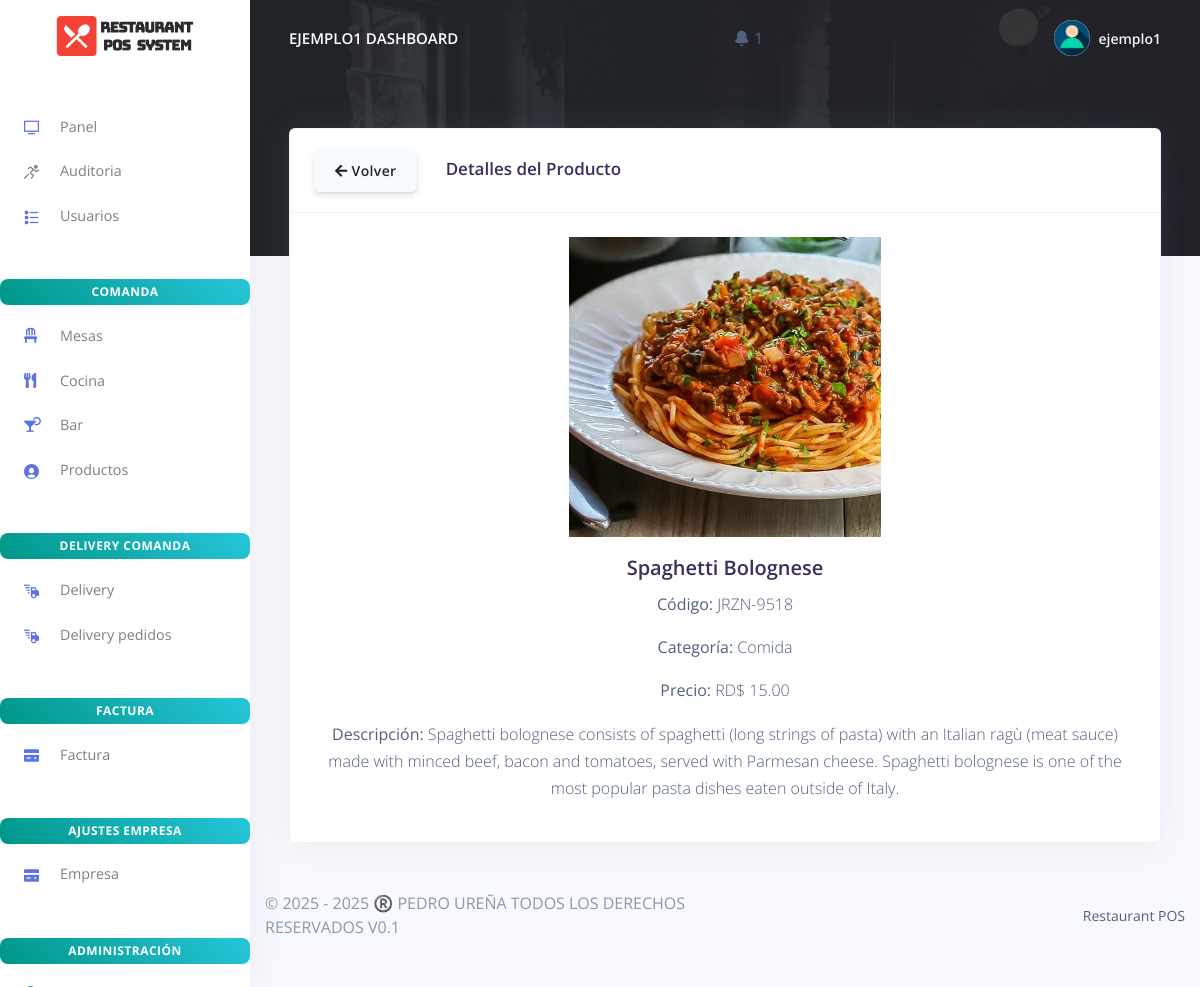
Screenshot of /products/product_detail.php?id=d99f541ed9 (signed in) with the database file from the repository.
### tables this page shows
CREATE TABLE `rpos_admin` (
  `admin_id` varchar(200) NOT NULL,
  `admin_name` varchar(200) NOT NULL,
  `admin_email` varchar(200) NOT NULL,
  `admin_password` varchar(200) NOT NULL,
  `activation_key` varchar(200) DEFAULT NULL,
  `estado` enum('Activo','Inactivo') DEFAULT 'Inactivo',
  `activation_expiry` datetime DEFAULT NULL
);

CREATE TABLE `rpos_products` (
  `prod_id` varchar(200) NOT NULL,
  `prod_code` varchar(200) NOT NULL,
  `prod_name` varchar(200) NOT NULL,
  `prod_img` varchar(200) NOT NULL,
  `prod_desc` longtext NOT NULL,
  `categoria_id` int(11) NOT NULL,
  `tipo` enum('Comida','Bebida','Postre') DEFAULT NULL,
  `prod_price` varchar(200) NOT NULL,
  `created_at` timestamp(6) NOT NULL DEFAULT current_timestamp(6) ON UPDATE current_timestamp(6)
);

CREATE TABLE `rpos_categorias_productos` (
  `categoria_id` int(11) NOT NULL,
  `nombre_categoria` varchar(200) NOT NULL,
  `descripcion` text DEFAULT NULL,
  `created_at` timestamp(6) NOT NULL DEFAULT current_timestamp(6) ON UPDATE current_timestamp(6)
);

### products/product_detail.php (the view, shortened to what this page needs)
<?php
include('../config/config.php');
$id = $_GET['id'] ?? '';
$stmt = $mysqli->prepare("SELECT p.*, c.nombre_categoria
                          FROM rpos_products p
                          LEFT JOIN rpos_categorias_productos c
                          ON p.categoria_id = c.categoria_id
                          WHERE p.prod_id = ?");
$stmt->bind_param('i', $id);
$stmt->execute();
$res = $stmt->get_result();
$product = $res->fetch_object();
require_once('../partials/_head.php');
?>
<body>
<?php require_once('../partials/_sidebar.php'); ?>
<div class="main-content">
<?php require_once('../partials/_topnav.php'); ?>
<div class="container-fluid mt--8">
    <div class="card shadow">
        <div class="card-header">
            <a href="products.php" class="btn btn-secondary">
                <i class="fas fa-arrow-left"></i> Volver
            </a>
            <h3 class="mb-0 d-inline-block ml-3">Detalles del Producto</h3>
        </div>
        <div class="card-body text-center">
            <img src="../assets/img/products/<?= htmlspecialchars($product->prod_img ?: 'default.jpg') ?>"
                 class="img-fluid mb-3" style="max-height: 300px;">
            <h2><?= htmlspecialchars($product->prod_name) ?></h2>
            <p><strong>Código:</strong> <?= htmlspecialchars($product->prod_code) ?></p>
            <p><strong>Categoría:</strong> <?= htmlspecialchars($product->nombre_categoria ?? 'Sin categoría') ?></p>
            <p><strong>Precio:</strong> RD$ <?= number_format($product->prod_price, 2) ?></p>
            <p><strong>Descripción:</strong> <?= nl2br(htmlspecialchars($product->prod_desc)) ?></p>
        </div>
    </div>
</div>
<?php require_once('../partials/_footer.php'); ?>
</div>
</body>
</html>

### partials/_topnav.php (shortened to what this page needs)
<?php
$current_path = $_SERVER['PHP_SELF'];
$folders = ['factura', 'delivery', 'auditoria', 'cocina', 'mesas', 'bar', 'usuario', 'hrm', 'customes', 'products', 'empresa', 'notificaciones'];
$is_in_subfolder = false;
foreach ($folders as $folder) {
    if (strpos($current_path, "/$folder/") !== false) {
        $is_in_subfolder = true;
        break;
    }
}
$base_path = $is_in_subfolder ? '../' : '';
$user_id = $_SESSION['user_id'] ?? null;
$rol     = $_SESSION['rol'] ?? null;
$user = null;
if ($user_id && $rol) {
    if ($rol === 'admin') {
        $query = "SELECT admin_name AS nombre FROM rpos_admin WHERE admin_id = ?";
    } else {
        $query = "SELECT staff_name AS nombre FROM rpos_staff WHERE staff_id = ?";
    }
    $stmt = $mysqli->prepare($query);
    $stmt->bind_param("s", $user_id);
    $stmt->execute();
    $res = $stmt->get_result();
    $user = $res->fetch_object();
}
?>
<?php if (!empty($user)) { ?>
    <nav class="navbar navbar-top navbar-expand-md navbar-dark" id="navbar-main">
        <div class="container-fluid">
            <a class="h4 mb-0 text-white text-uppercase d-none d-lg-inline-block" href="<?php echo $base_path; ?>dashboard.php">
                <?php echo htmlspecialchars($user->nombre); ?> Dashboard
            </a>
            <li class="nav-item dropdown">
                <a class="nav-link" href="#" role="button" data-toggle="dropdown" aria-haspopup="true" aria-expanded="false">
                    <i class="ni ni-bell-55"></i>
                    <?php
                    $query_count = "SELECT COUNT(*) as count FROM rpos_notificaciones WHERE estado = 'pendiente'";
                    $count_result = $mysqli->query($query_count);
                    $count = $count_result->fetch_object()->count;
                    if ($count > 0): ?>
                        <span class="notification-badge"><?php echo $count; ?></span>
                    <?php endif; ?>
                </a>
            </li>
<ul class="navbar-nav align-items-center d-none d-md-flex">
    <li class="nav-item dropdown">
        <a class="nav-link pr-0" href="#" role="button" data-toggle="dropdown">
            <div class="media align-items-center">
                <span class="avatar avatar-sm rounded-circle">
                    <img alt="Image placeholder" src="<?php echo $base_path; ?>assets/img/theme/user-a-min.png">
                </span>
                <div class="media-body ml-2 d-none d-lg-block">
                    <span class="mb-0 text-sm font-weight-bold"><?php echo htmlspecialchars($user->nombre); ?></span>
                </div>
            </div>
        </a>
    </li>
</ul>
        </div>
    </nav>
<?php } ?>

### rows the page displays
rpos_admin: admin_name "EJEMPLO1", admin_name "ejemplo1"
rpos_products: prod_img (picture), prod_name "Spaghetti Bolognese", prod_code "JRZN-9518", prod_price "15.00", prod_desc "Spaghetti bolognese consists of spaghetti (long strings of pasta) with an Italian ragù (meat sauce) made with minced beef, bacon and tomatoes, served with Parmesan cheese. Spaghetti bolognese is one of the most popular pasta dishes eaten outside of Italy."
rpos_categorias_productos: nombre_categoria "Comida"

### other values shown
$count "1"
